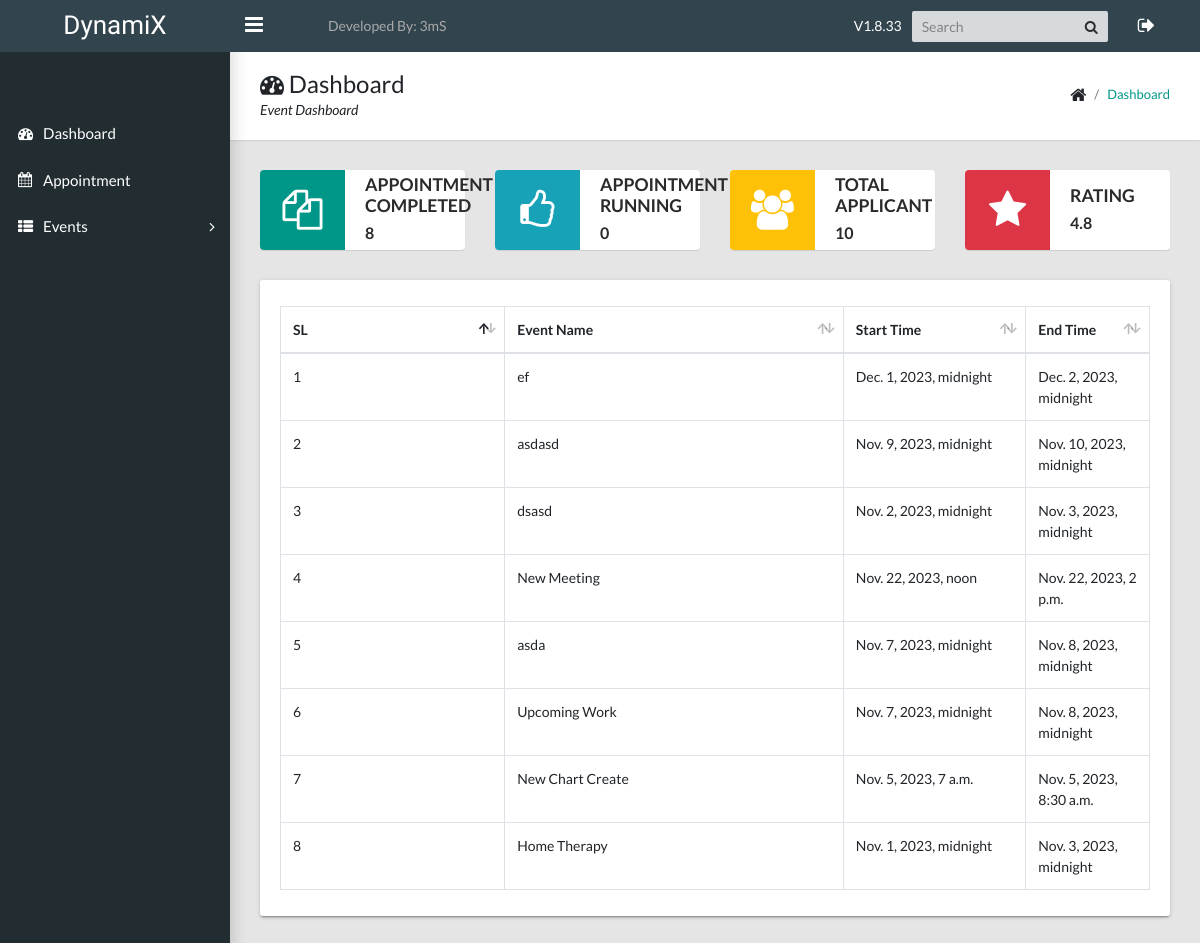
/ (signed in), run on an earlier commit of the app's database.
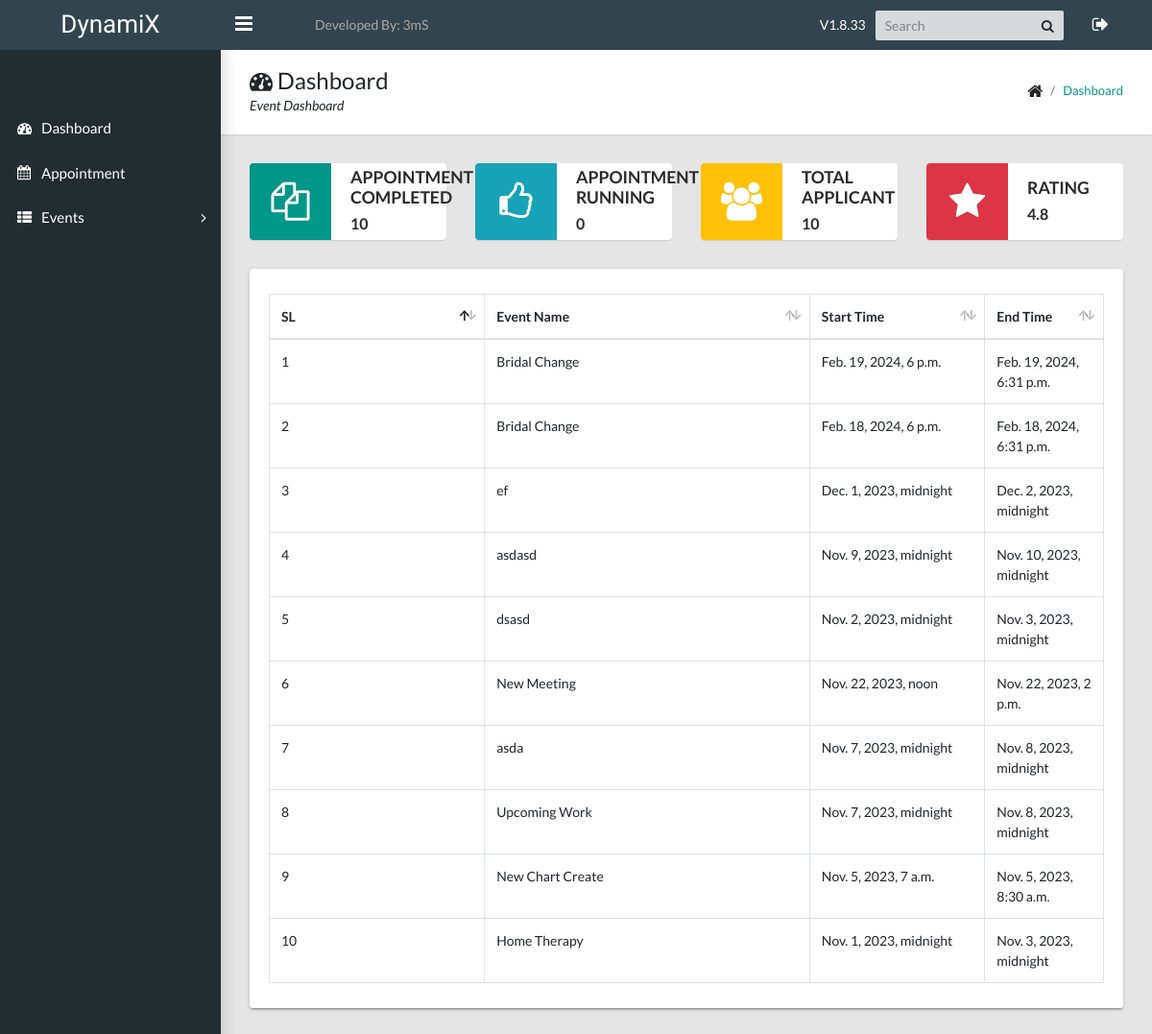
And on a later commit of the database.
### calendarapp/models/event.py (models this page shows, shortened)
class Event(EventAbstract):
    user = models.ForeignKey(User, on_delete=models.CASCADE, related_name="events")
    title = models.CharField(max_length=200)
    description = models.TextField()
    start_time = models.DateTimeField()
    end_time = models.DateTimeField()
    objects = EventManager()

### eventcalendar/views.py (the view)
# urls.py: path("", DashboardView.as_view(), name="dashboard"),
class DashboardView(LoginRequiredMixin, View):
    login_url = "accounts:signin"
    template_name = "calendarapp/dashboard.html"
    def get(self, request, *args, **kwargs):
        events = Event.objects.get_all_events(user=request.user)
        running_events = Event.objects.get_running_events(user=request.user)
        latest_events = Event.objects.filter(user=request.user).order_by("-id")[:10]
        context = {
            "total_event": events.count(),
            "running_events": running_events,
            "latest_events": latest_events,
        }
        return render(request, self.template_name, context)

### calendarapp/models/event.py (called while the page is built)
    def get_all_events(self, user):
        events = Event.objects.filter(user=user, is_active=True, is_deleted=False)
        return events

    def get_running_events(self, user):
        running_events = Event.objects.filter(
            user=user,
            is_active=True,
            is_deleted=False,
            end_time__gte=datetime.now().date(),
        ).order_by("start_time")
        return running_events

### templates/calendarapp/dashboard.html (shortened to what this page needs)
{% extends 'base/base.html' %}
{% load static %}
{% block breadcrumb %}
    <div>
        <h1><i class="fa fa-dashboard"></i> Dashboard</h1>
        <p>Event Dashboard</p>
    </div>
    <ul class="app-breadcrumb breadcrumb">
        <li class="breadcrumb-item"><i class="fa fa-home fa-lg"></i></li>
        <li class="breadcrumb-item"><a href="#">Dashboard</a></li>
    </ul>
{% endblock breadcrumb %}
{% block content %}
<div class="row">
    <div class="col-md-6 col-lg-3">
        <div class="widget-small primary coloured-icon">
            <i class="icon fa fa-files-o fa-3x"></i>
            <div class="info">
                <h4><b>Appointment Completed </b></h4>
                <p><b>{{ total_event }}</b></p>
            </div>
        </div>
    </div>
    <div class="col-md-6 col-lg-3">
        <div class="widget-small info coloured-icon">
            <i class="icon fa fa-thumbs-o-up fa-3x"></i>
            <div class="info">
                <h4><b>Appointment Running</b> </h4>
                <p><b>{{ running_events.count }}</b></p>
            </div>
        </div>
    </div>
    <div class="col-md-6 col-lg-3">
        <div class="widget-small warning coloured-icon">
            <i class="icon fa fa-users fa-3x"></i>
            <div class="info">
                <h4><b>Total Applicant</b></h4>
                <p><b>10</b></p>
            </div>
        </div>
    </div>
    <div class="col-md-6 col-lg-3">
        <div class="widget-small danger coloured-icon">
            <i class="icon fa fa-star fa-3x"></i>
            <div class="info">
                <h4><b>Rating</b></h4>
                <p><b>4.8</b></p>
            </div>
        </div>
    </div>
    <div class="col-md-12">
        <div class="tile">
            <div class="tile-body">
                <div class="table-responsive">
                    <div id="sampleTable_wrapper" class="dataTables_wrapper container-fluid dt-bootstrap4 no-footer">
                        <div class="row">
                            <div class="col-sm-12">
                                <table class="table table-hover table-bordered dataTable no-footer" id="sampleTable" role="grid" aria-describedby="sampleTable_info">
                                    <thead>
                                        <tr role="row">
                                            <th class="sorting_asc" tabindex="0" aria-controls="sampleTable" rowspan="1" colspan="1" aria-sort="ascending" aria-label="Name: activate to sort column descending" style="width: 261.641px;">SL</th>
                                            <th class="sorting" tabindex="0" aria-controls="sampleTable" rowspan="1" colspan="1" aria-label="Position: activate to sort column ascending" style="width: 417.312px;">Event Name</th>
                                            <th class="sorting" tabindex="0" aria-controls="sampleTable" rowspan="1" colspan="1" aria-label="Office: activate to sort column ascending" style="width: 189.281px;">Start Time</th>
                                            <th class="sorting" tabindex="0" aria-controls="sampleTable" rowspan="1" colspan="1" aria-label="Age: activate to sort column ascending" style="width: 102.141px;">End Time</th>
                                        </tr>
                                    </thead>
                                    <tbody>
                                        {% for event in latest_events %}
                                            <tr role="row" class="odd">
                                                <td class="sorting_1">{{ forloop.counter }}</td>
                                                <td>{{ event.title }}</td>
                                                <td>{{ event.start_time }}</td>
                                                <td>{{ event.end_time }}</td>
                                            </tr>
                                        {% endfor %}
                                    </tbody>
                                </table>
                            </div>
                        </div>
                    </div>
                </div>
            </div>
        </div>
    </div>
</div>
{% endblock content %}

### templates/base/base.html (shortened to what this page needs)
<!DOCTYPE html>
<html lang="en">
    {% load static %}
    <head>
        <link rel="stylesheet" type="text/css" href="{% static 'css/main.css' %}" />
        <link rel="stylesheet" type="text/css" href="https://maxcdn.bootstrapcdn.com/font-awesome/4.7.0/css/font-awesome.min.css" />
    </head>
    <body class="app sidebar-mini">
        <header class="app-header">
            <a class="app-header__logo" href="#">DynamiX</a>
            <a class="app-sidebar__toggle" href="#" data-toggle="sidebar" aria-label="Hide Sidebar"></a>
            <p style="color: darkgrey; margin-right: 10px; margin-top: 15px; margin-left: 50px; ">Developed By: 3mS</p>
            <ul class="app-nav">
                <li style="color: white; margin-right: 10px; margin-top: 15px; ">V1.8.33</li>
                <li class="app-search">
                    <input class="app-search__input" type="search" placeholder="Search" />
                    <button class="app-search__button"><i class="fa fa-search"></i></button>
                </li>
                <li class="dropdown">
                    <a class="app-nav__item" href="{% url 'accounts:signout' %}"><i class="fa fa-sign-out fa-lg"></i></a>
                </li>
            </ul>
        </header>
        <aside class="app-sidebar">
            <div class="app-sidebar__user">
            </div>
            <ul class="app-menu">
                <li>
                    <a class="app-menu__item" href="{% url 'dashboard' %}"><i class="app-menu__icon fa fa-dashboard"></i><span class="app-menu__label">Dashboard</span></a>
                </li>
                <li>
                    <a class="app-menu__item" href="{% url 'calendarapp:calendar' %}"><i class="app-menu__icon fa fa-calendar"></i><span class="app-menu__label">Appointment</span></a>
                </li>
                <li class="treeview">
                    <a class="app-menu__item" href="#" data-toggle="treeview"><i class="app-menu__icon fa fa-th-list"></i><span class="app-menu__label">Events</span><i class="treeview-indicator fa fa-angle-right"></i></a>
                </li>
            </ul>
        </aside>
        <main class="app-content">
            <div class="app-title">
                {% block breadcrumb %}
                {% endblock breadcrumb %}
            </div>
            {% block content %}
            {% endblock content %}
        </main>
    </body>
</html>

### templates/base/js.html (shortened to what this page needs)
{% load static %}

What changed in the data, as far as the page shows it:
added Event: title "Bridal Change", start_time "Feb. 19, 2024, 6 p.m.", end_time "Feb. 19, 2024, 6:31 p.m."
added Event: title "Bridal Change", start_time "Feb. 18, 2024, 6 p.m.", end_time "Feb. 18, 2024, 6:31 p.m."
Also different on the page:
{{ total_event }}: "8" → "10"
